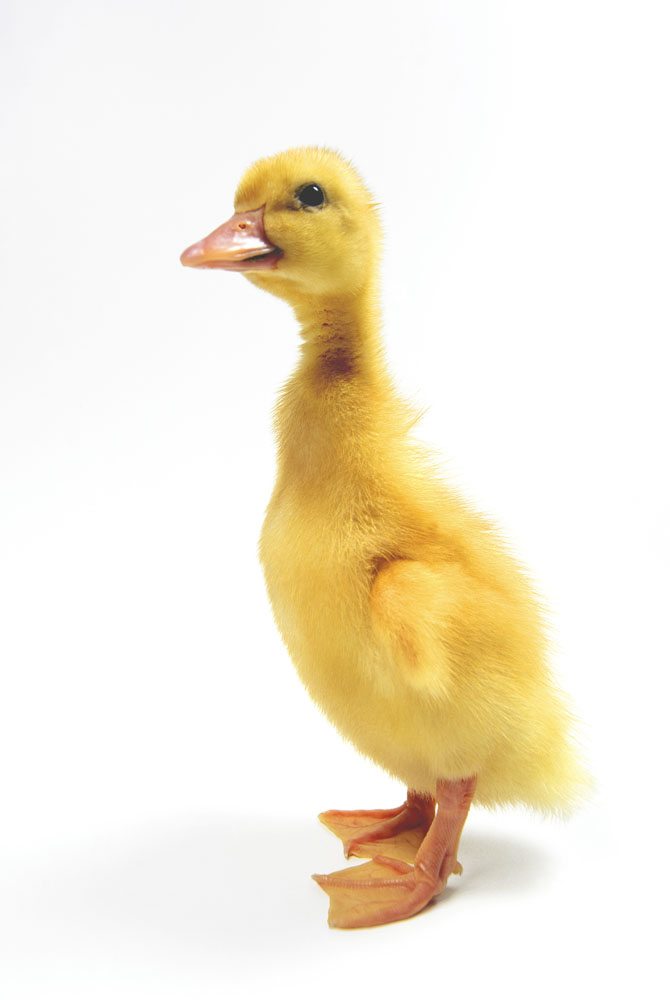
#> input picture rent_proj/1.jpg, 670 x 1000 px
$ python -i ascii2.py   (imports and definitions only)
#> lines starting #> are read from the running program, lines starting #| are printed output that depends on the picture
from PIL import Image,ImageDraw,ImageFont
import argparse
import os

ascii_char = list("$@B%8&WM#*oahkbdpqwmZO0QLCJUYXzcvunxrjft/\|()1{}[]?-_+~<>i!lI;:,\"^`'. ")

def get_char(r,b,g,alpha = 256):
	if alpha == 0:
		return ' '
	length = len(ascii_char)
	gray = int(0.2126*r + 0.7152*g + 0.0722*b)
	unit = (256.0+1)/length
	return ascii_char[int(gray/unit)]

#WIDTH = 200
#HEIGHT = 200
SIZE = 8
def imgtochar(img):
	im = Image.open(img)
	WIDTH,HEIGHT = im.size
	width = WIDTH/SIZE
	height = HEIGHT/SIZE
	im = im.resize((width,height),Image.NEAREST)
	names = img.split('.')
	newName = names[0] + 'ascii.' + names[1]
	a = Image.new('RGBA',(width*SIZE,height*SIZE),(0,0,0))
	dr = ImageDraw.Draw(a)
	#fnt = ImageFont.truetype('simsun.ttc',50)
	for i in range(height):
		for j in range(width):
			dr.text((j*SIZE,i*SIZE),get_char(*im.getpixel((j,i))))
	#a = a.resize((WIDTH,HEIGHT),Image.NEAREST)
	newName = os.path.join(os.getcwd(),newName)
	#print(newName)
	saveform = 'PNG'
	if names[1] == 'jpg':
		saveform = 'JPEG'
	print(saveform)
	a.save(newName,saveform)
	return newName
#imgtochar('ascii_dora.png')


def imgtohalf(img):
#> called with img = '1.jpg'
	im = Image.open(img)
#> im is the input picture: PIL image 670x1000 RGB; mean R, G, B 245.5, 237.4, 220.1
	im2 = Image.open(img)
	WIDTH,HEIGHT = im.size
#> WIDTH = 670; HEIGHT = 1000
	width = WIDTH/SIZE
#> width = 83.75
	height = HEIGHT/SIZE
#> height = 125
	im = im.resize((width,height),Image.NEAREST)
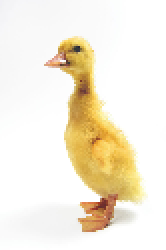
#> im: PIL image 83x125 RGB (shown 2 times larger); mean R, G, B 245.5, 237.4, 220.1
	names = img.split('.')
	newName = names[0] + 'ascii.' + names[1]
	a = Image.new('RGBA',(WIDTH,HEIGHT),(0,0,0))
	dr = ImageDraw.Draw(a)
	#fnt = ImageFont.truetype('simsun.ttc',50)
	for i in range(HEIGHT):
		for j in range(WIDTH):
			if j % SIZE == 0 and i % SIZE == 0 and j < WIDTH//2:
				dr.text((j,i),get_char(*im2.getpixel((j,i))))
			elif j > WIDTH//2:
				a.putpixel((j,i),im2.getpixel((j,i)))
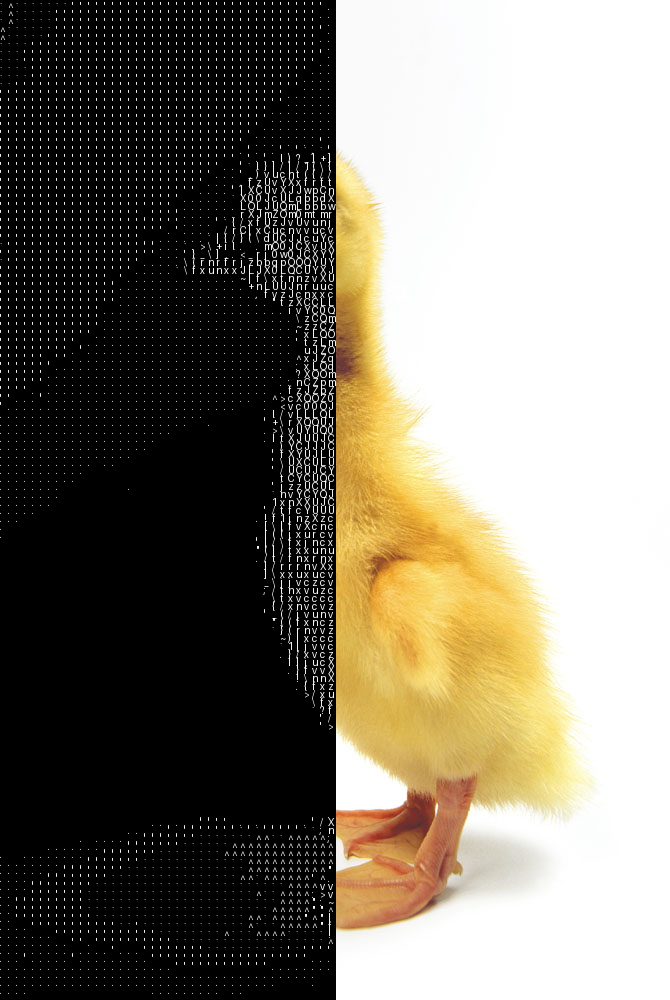
#> a: PIL image 670x1000 RGBA; mean R, G, B, A 126.7, 120.9, 108.4, 255
	#a = a.resize((WIDTH,HEIGHT),Image.NEAREST)
	newName = os.path.join(os.getcwd(),newName)
	#print(newName)
	saveform = 'PNG'
	if names[1] == 'jpg':
		saveform = 'JPEG'
	print(saveform)
	a.save(newName,saveform)
	return newName

>>> result = imgtohalf('1.jpg')
